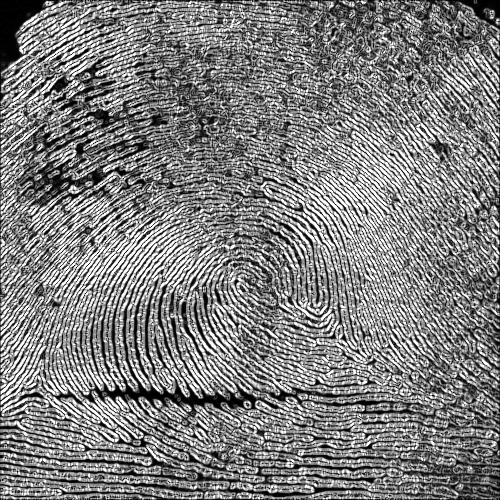
#> input picture 06/images/crd_0811f/sobel/crd_0811f_01.png, 500 x 500 px, found by its file name; its folder holds 2 pictures in this run
$ python main2.py
#> lines starting #> are read from the running program, lines starting #| are printed output that depends on the picture; pictures that were not available may be replaced by others from this repository, and a replacement may not be noted
### 06/utils2.py
from fileinput import filename
import os
import cv2 as cv
import numpy as np
from pathlib import Path


# PREPROCESADO: Buscar y segmentar la ROI
# [17 lines left out: function mejor_roi_por_negros, not called in this run]

def recortar_roi(db_path, out_path, ventana=500, paso=15):
    users = os.listdir(db_path)

    for user in users:
        user_folder = os.path.join(db_path, user)

        if not os.path.isdir(user_folder):
            continue

        image_files = [f for f in os.listdir(user_folder) if f.lower().endswith(".png")]
        if len(image_files) < 2:
            continue

        out_dir = os.path.join(out_path, user, "roi")
        os.makedirs(out_dir, exist_ok=True)

        for filename in image_files:
            img_path = os.path.join(user_folder, filename)
            img = cv.imread(img_path)

            if img is None:
                continue

            gray = cv.cvtColor(img, cv.COLOR_BGR2GRAY)
            _, image = cv.threshold(gray, 0, 255, cv.THRESH_BINARY + cv.THRESH_OTSU) # Otsu: sugerencia de GPT
            x, y, w, h = mejor_roi_por_negros(image, ventana=ventana, paso=paso)
            roi = img[y:y+h, x:x+w]
            cv.imwrite(os.path.join(out_dir, filename), roi)


# PREPROCESADO: Ecualizar y normalizar el histograma
def ecualizar_histograma(db_path, out_path):
    users = os.listdir(db_path)

    for user in users:
        user_folder = os.path.join(out_path, user, "roi")

        if not os.path.isdir(user_folder):
            continue

        image_files = [f for f in os.listdir(user_folder) if f.lower().endswith('.png')]
        if len(image_files) < 2:
            continue

        out_dir = os.path.join(out_path, user, "equalized")
        os.makedirs(out_dir, exist_ok=True)

        for filename in image_files:
            img_path = os.path.join(user_folder, filename)
            image = cv.imread(img_path)
            gray = cv.cvtColor(image, cv.COLOR_BGR2GRAY)
            equalized = cv.equalizeHist(gray)
            cv.imwrite(os.path.join(out_dir, filename), equalized)


# PREPROCESADO: Aplicar un filtro bilateral
def aplicar_filtro_bilateral(db_path, out_path):
    users = os.listdir(db_path)
    for user in users:
        user_folder = os.path.join(out_path, user, "equalized")
        if not os.path.isdir(user_folder):
            print(f"No existe directorio: {user_folder}")
            continue

        image_files = [f for f in os.listdir(user_folder) if f.lower().endswith('.png')]
        if len(image_files) < 2:
            continue

        out_dir = os.path.join(out_path, user, "bilateral_filter")
        os.makedirs(out_dir, exist_ok=True)

        for filename in image_files:
            img_path = os.path.join(user_folder, filename)
            image = cv.imread(img_path)
            gray = cv.cvtColor(image, cv.COLOR_BGR2GRAY)
            bilateral = cv.bilateralFilter(gray, d=10, sigmaColor=10, sigmaSpace=10)
            cv.imwrite(os.path.join(out_dir, filename), bilateral)


# PREPROCESADO: Aplicar un realce de crestas
def realzar_crestas(db_path, out_path):
    users = os.listdir(db_path)
    for user in users:
        user_folder = os.path.join(out_path, user, "bilateral_filter")
        if not os.path.isdir(user_folder):
            continue

        image_files = [f for f in os.listdir(user_folder) if f.lower().endswith('.png')]
        if len(image_files) < 2:
            continue

        out_dir = os.path.join(out_path, user, "sobel")
        os.makedirs(out_dir, exist_ok=True)

        for filename in image_files:
            img_path = os.path.join(user_folder, filename)
            image = cv.imread(img_path)
            gray = cv.cvtColor(image, cv.COLOR_BGR2GRAY)
            sobelx = cv.Sobel(gray, cv.CV_64F, 1, 0, ksize=3)
            sobely = cv.Sobel(gray, cv.CV_64F, 0, 1, ksize=3)

            sobel = cv.magnitude(sobelx, sobely)
            # _, bw = cv.threshold(sobel, 0, 255, cv.THRESH_BINARY_INV)
            sobel_8u = cv.normalize(sobel, None, 0, 255, cv.NORM_MINMAX).astype(np.uint8) # Código de GPT para solventar warning: [ WARN:0@0.762] global loadsave.cpp:1063 cv::imwrite_ Unsupported depth image for selected encoder is fallbacked to CV_8U.
            cv.imwrite(os.path.join(out_dir, filename), sobel_8u)

# PREPROCESADO: Refinar la ROI
def refinar_roi(db_path, out_path):
#> called with db_path = '06/data', out_path = '06/output'
    users = os.listdir(db_path)

    for user in users:
        user_folder = os.path.join(out_path, user, "sobel")
        if not os.path.isdir(user_folder):
            continue

        image_files = [f for f in os.listdir(user_folder)
                       if f.lower().endswith(".png")]
        if not image_files:
            continue

        out_dir = os.path.join(out_path, user, "refinadas")
        os.makedirs(out_dir, exist_ok=True)

        for filename in image_files:
            img_path = os.path.join(user_folder, filename)
            image = cv.imread(img_path, cv.IMREAD_GRAYSCALE)
#> image is the input picture: shape (500, 500); min 0, max 255, mean 126.9
            if image is None:
                continue

            h, w = image.shape
#> h = 500; w = 500
            pct = 0.03           # 3% de cada lado (ajustable)
            m = int(min(h, w) * pct)
#> m = 15
            crop = image[m:h-m, m:w-m]
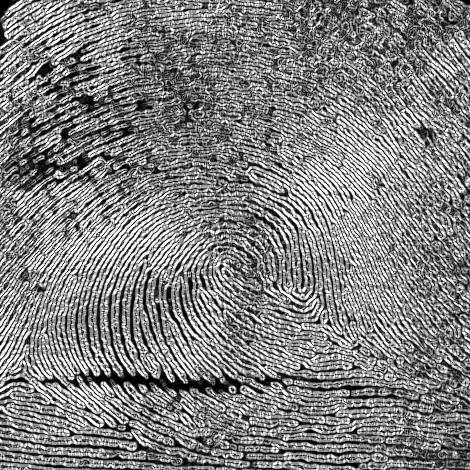
#> crop: shape (470, 470); min 0, max 255, mean 129.1
            kernel = cv.getStructuringElement(cv.MORPH_ELLIPSE, (3, 3))
            clean = cv.morphologyEx(crop, cv.MORPH_OPEN, kernel, iterations=1)
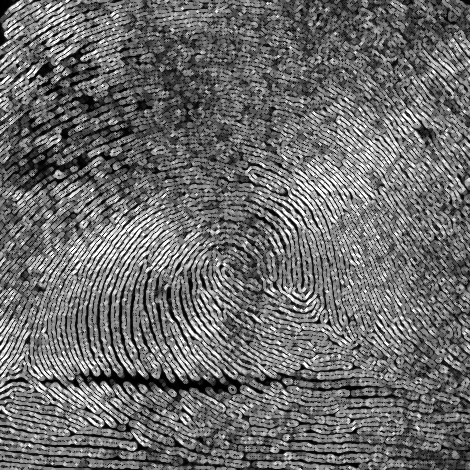
#> clean: shape (470, 470); min 0, max 255, mean 107.5
            clean = cv.medianBlur(clean, 3)
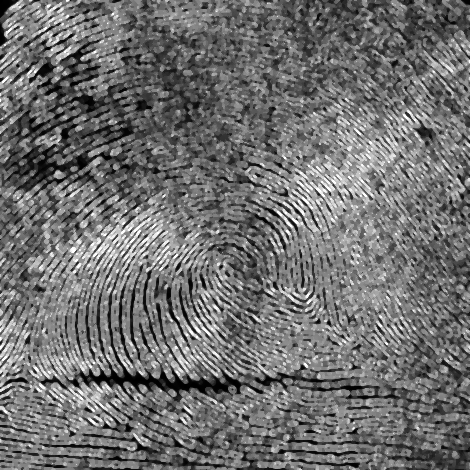
#> clean: shape (470, 470); min 0, max 255, mean 111.9
            refinada = cv.normalize(clean, None, 0, 255, cv.NORM_MINMAX)
            cv.imwrite(os.path.join(out_dir, filename), refinada)
import os
import cv2 as cv
import numpy as np

# SIFT : Comparar huellas del mismo usuario
def comparar_huellas(
    db_path,
    out_path,
    nfeatures=1500,
    contrastThreshold=0.01,
    edgeThreshold=10,
    sigma=1.4,
):
#> called with db_path = '06/data', out_path = '06/output', nfeatures = 1500, contrastThreshold = 0.01, edgeThreshold = 10, sigma = 1.4
    users = os.listdir(db_path)

    # Crear SIFT una sola vez
    sift = cv.SIFT_create(
        nfeatures=nfeatures,
        contrastThreshold=contrastThreshold,
        edgeThreshold=edgeThreshold,
        sigma=sigma,
    )

    for user in users:
        print(20 * "=")
        print(f"Usuario: {user}")
        print(20 * "=")

        folder = os.path.join(out_path, user, "sobel")
        if not os.path.isdir(folder):
            continue

        files = sorted([f for f in os.listdir(folder) if f.lower().endswith(".png")])
        if len(files) < 2:
            continue

        for file in files:
            filename1 = file
            path1 = os.path.join(folder, file)
            img1 = cv.imread(path1, cv.IMREAD_GRAYSCALE)

            if img1 is None:
                print(f"(ERROR) {filename1}: no se pudo leer {path1}")
                continue

            # Invertir y calcular SIFT una vez por imagen 1
            img1_inv = cv.bitwise_not(img1)
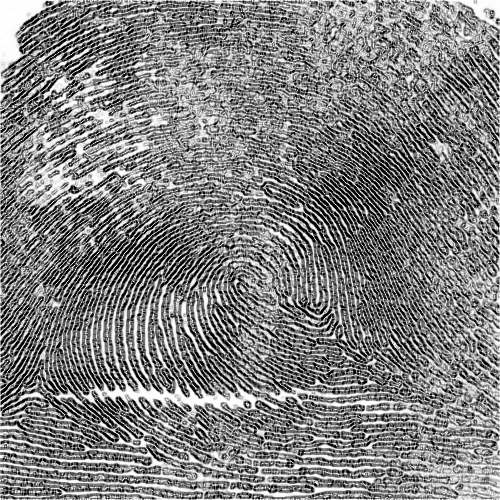
#> img1_inv: shape (500, 500); min 0, max 255, mean 128.1
            kp1, des1 = sift.detectAndCompute(img1_inv, None)
            if des1 is None:
                print(f"(ERROR) {filename1}: sin descriptores SIFT")
                continue

            for user2 in users:
                folder2 = os.path.join(out_path, user2, "sobel")
                if not os.path.isdir(folder2):
                    continue

                files2 = sorted([f for f in os.listdir(folder2) if f.lower().endswith(".png")])
                if len(files2) < 2:
                    continue

                for file2 in files2:
                    filename2 = file2
                    path2 = os.path.join(folder2, file2)

                    # Si no quieres comparar una imagen consigo misma, descomenta:
                    # if user == user2 and filename1 == filename2:
                    #     print(f"(INFO) {filename1}-{filename2}: comparación consigo misma, se omite")
                    #     continue

                    img2 = cv.imread(path2, cv.IMREAD_GRAYSCALE)
                    if img2 is None:
                        print(f"(ERROR) {filename1}-{filename2}: no se pudo leer {path2}")
                        continue

                    img2_inv = cv.bitwise_not(img2)
                    kp2, des2 = sift.detectAndCompute(img2_inv, None)
                    if des2 is None:
                        print(f"(ERROR) {filename1}-{filename2}: sin descriptores SIFT en la segunda imagen")
                        continue

                    # Matcher + Lowe ratio (seguro)
                    bf = cv.BFMatcher()
                    matches = bf.knnMatch(des1, des2, k=2)

                    good = []
                    for par in matches:
                        if len(par) < 2:
                            continue
                        m, n = par
                        if m.distance < 0.70 * n.distance:
                            good.append(m)

                    if len(good) < 4:
                        # Ya contamos esto como NO MATCH y lo marcamos como CORRECTO/ERROR según prefijo
                        mismo_prefijo = (filename1[:8] == filename2[:8])
                        if mismo_prefijo:
                            print(f"(ERROR) {filename1}-{filename2} -> NO MATCH (muy pocos matches buenos)")
                        else:
                            print(f"(CORRECTO) {filename1}-{filename2} -> NO MATCH (muy pocos matches buenos)")
                        continue

                    # RANSAC para filtrar inliers
                    src = np.float32([kp1[m.queryIdx].pt for m in good]).reshape(-1, 1, 2)
                    dst = np.float32([kp2[m.trainIdx].pt for m in good]).reshape(-1, 1, 2)

                    M, mask = cv.findHomography(src, dst, cv.RANSAC, 8.0)
                    if mask is None:
                        mismo_prefijo = (filename1[:8] == filename2[:8])
                        if mismo_prefijo:
                            print(f"(ERROR) {filename1}-{filename2} -> NO MATCH (no se pudo estimar homografía)")
                        else:
                            print(f"(CORRECTO) {filename1}-{filename2} -> NO MATCH (no se pudo estimar homografía)")
                        continue

                    inliers = int(mask.sum())
                    ratio = inliers / len(good) * 100.0

                    # Decisión final
                    mismo_prefijo = (filename1[:8] == filename2[:8])
                    if inliers >= 4 and ratio >= 25 and mismo_prefijo:
                        print(f"(CORRECTO) {filename1}-{filename2} -> MATCH "
                              f"(inliers={inliers}, ratio={ratio:.1f}%)")
                    elif inliers >= 4 and ratio >= 25 and not mismo_prefijo:
                        print(f"(ERROR) {filename1}-{filename2} -> MATCH "
                              f"(inliers={inliers}, ratio={ratio:.1f}%)")
                    elif (inliers < 4 or ratio < 25) and not mismo_prefijo:
                        print(f"(CORRECTO) {filename1}-{filename2} -> NO MATCH "
                              f"(inliers={inliers}, ratio={ratio:.1f}%)")
                    else:
                        print(f"(ERROR) {filename1}-{filename2} -> NO MATCH "
                              f"(inliers={inliers}, ratio={ratio:.1f}%)")

                    # Visualización de matches (solo inliers)
                    inlier_matches = [
                        good[i] for i in range(len(good)) if mask[i, 0]
                    ]

                    vis = cv.drawMatches(
                        img1, kp1,
                        img2, kp2,
                        inlier_matches[:25],
                        None,
                        flags=cv.DrawMatchesFlags_NOT_DRAW_SINGLE_POINTS,
                    )
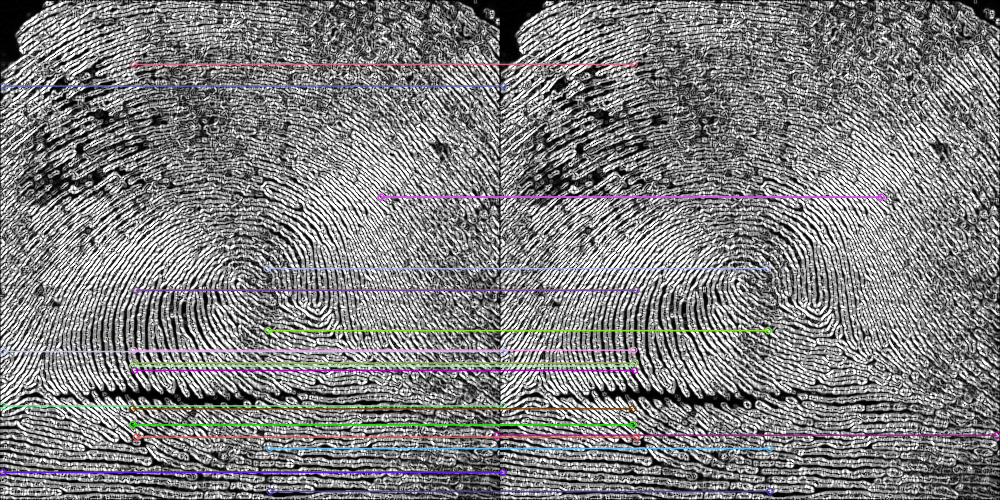
#> vis: shape (500, 1000, 3); mean of channels 0, 1, 2 127.7, 126.9, 127.4; drawn as B, G, R

                    #cv.imshow(f"Matches entre huellas - {user}", vis)
                    cv.waitKey(0)
                    cv.destroyAllWindows()

### 06/main2.py
from utils2 import (
    recortar_roi,
    ecualizar_histograma,
    aplicar_filtro_bilateral,
    realzar_crestas,
    refinar_roi,
    comparar_huellas
)

def main():
    DB_PATH = r"06/data"
    OUT_PATH = "06/output"
    print(20*"=")
    print("PREPROCESADO")
    print(20*"=")

    print("Paso 1. Buscar y segmentar la ROI")
    recortar_roi(DB_PATH, OUT_PATH, ventana=500, paso=15)

    print("Paso 2. Ecualizar y normalizar el histograma")
    ecualizar_histograma(DB_PATH, OUT_PATH)

    print("Paso 3. Aplicar un filtro bilateral")
    aplicar_filtro_bilateral(DB_PATH, OUT_PATH)

    print("Paso 4. Aplicar un realce de crestas")
    realzar_crestas(DB_PATH, OUT_PATH)

    print("Paso 5. Refinar la ROI eliminando bordes falsos")
    refinar_roi(DB_PATH, OUT_PATH)

    print(20*"-")
    print("Preprocesado finalizado")
    print(20*"-")
    comparar_huellas(DB_PATH, OUT_PATH)

if __name__ == "__main__":
    main()
